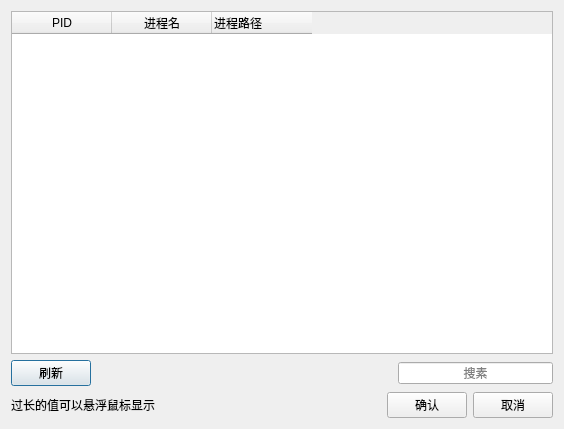
<?xml version="1.0" encoding="UTF-8"?>
<ui version="4.0">
 <class>ProcList</class>
 <widget class="QDialog" name="ProcList">
  <property name="geometry">
   <rect>
    <x>0</x>
    <y>0</y>
    <width>564</width>
    <height>429</height>
   </rect>
  </property>
  <property name="windowTitle">
   <string>进程列表</string>
  </property>
  <layout class="QVBoxLayout" name="verticalLayout">
   <item>
    <widget class="QTableWidget" name="procTable">
     <column>
      <property name="text">
       <string>PID</string>
      </property>
     </column>
     <column>
      <property name="text">
       <string>进程名</string>
      </property>
     </column>
     <column>
      <property name="text">
       <string>进程路径</string>
      </property>
      <property name="textAlignment">
       <set>AlignLeading|AlignVCenter</set>
      </property>
     </column>
    </widget>
   </item>
   <item>
    <layout class="QHBoxLayout" name="horizontalLayout_2">
     <item>
      <widget class="QPushButton" name="list_brush">
       <property name="text">
        <string>刷新</string>
       </property>
      </widget>
     </item>
     <item>
      <spacer name="horizontalSpacer_2">
       <property name="orientation">
        <enum>Qt::Horizontal</enum>
       </property>
       <property name="sizeHint" stdset="0">
        <size>
         <width>34</width>
         <height>14</height>
        </size>
       </property>
      </spacer>
     </item>
     <item>
      <widget class="QLineEdit" name="lineEdit_search">
       <property name="maximumSize">
        <size>
         <width>155</width>
         <height>16777215</height>
        </size>
       </property>
       <property name="alignment">
        <set>Qt::AlignCenter</set>
       </property>
       <property name="placeholderText">
        <string>搜素</string>
       </property>
      </widget>
     </item>
    </layout>
   </item>
   <item>
    <layout class="QHBoxLayout" name="horizontalLayout">
     <item>
      <widget class="QLabel" name="label">
       <property name="text">
        <string>过长的值可以悬浮鼠标显示</string>
       </property>
      </widget>
     </item>
     <item>
      <spacer name="horizontalSpacer">
       <property name="orientation">
        <enum>Qt::Horizontal</enum>
       </property>
       <property name="sizeHint" stdset="0">
        <size>
         <width>40</width>
         <height>20</height>
        </size>
       </property>
      </spacer>
     </item>
     <item>
      <widget class="QPushButton" name="pushButton_accept">
       <property name="text">
        <string>确认</string>
       </property>
      </widget>
     </item>
     <item>
      <widget class="QPushButton" name="pushButton_reject">
       <property name="text">
        <string>取消</string>
       </property>
      </widget>
     </item>
    </layout>
   </item>
  </layout>
 </widget>
 <resources/>
 <connections/>
</ui>
